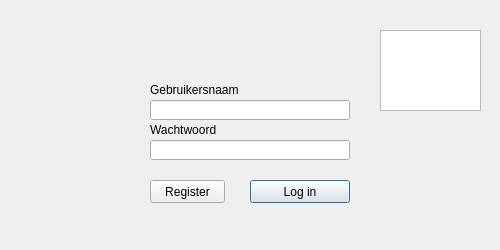
<?xml version="1.0" encoding="UTF-8"?>
<ui version="4.0">
 <class>loginWindow</class>
 <widget class="QDialog" name="loginWindow">
  <property name="geometry">
   <rect>
    <x>0</x>
    <y>0</y>
    <width>500</width>
    <height>250</height>
   </rect>
  </property>
  <property name="windowTitle">
   <string>Account</string>
  </property>
  <widget class="QLineEdit" name="lineEdit_username">
   <property name="geometry">
    <rect>
     <x>150</x>
     <y>100</y>
     <width>200</width>
     <height>20</height>
    </rect>
   </property>
  </widget>
  <widget class="QLineEdit" name="lineEdit_password">
   <property name="geometry">
    <rect>
     <x>150</x>
     <y>140</y>
     <width>200</width>
     <height>20</height>
    </rect>
   </property>
   <property name="inputMethodHints">
    <set>Qt::ImhHiddenText|Qt::ImhNoAutoUppercase|Qt::ImhNoPredictiveText|Qt::ImhSensitiveData</set>
   </property>
   <property name="inputMask">
    <string/>
   </property>
   <property name="text">
    <string/>
   </property>
   <property name="echoMode">
    <enum>QLineEdit::Password</enum>
   </property>
  </widget>
  <widget class="QPushButton" name="pushButton_login">
   <property name="geometry">
    <rect>
     <x>250</x>
     <y>180</y>
     <width>100</width>
     <height>23</height>
    </rect>
   </property>
   <property name="text">
    <string>Log in</string>
   </property>
  </widget>
  <widget class="QPushButton" name="pushButton_register">
   <property name="geometry">
    <rect>
     <x>150</x>
     <y>180</y>
     <width>75</width>
     <height>23</height>
    </rect>
   </property>
   <property name="text">
    <string>Register</string>
   </property>
  </widget>
  <widget class="QLabel" name="label_username">
   <property name="geometry">
    <rect>
     <x>150</x>
     <y>80</y>
     <width>100</width>
     <height>20</height>
    </rect>
   </property>
   <property name="text">
    <string>Gebruikersnaam</string>
   </property>
  </widget>
  <widget class="QLabel" name="label_password">
   <property name="geometry">
    <rect>
     <x>150</x>
     <y>120</y>
     <width>100</width>
     <height>20</height>
    </rect>
   </property>
   <property name="text">
    <string>Wachtwoord</string>
   </property>
  </widget>
  <widget class="QTextBrowser" name="textBrowser">
   <property name="geometry">
    <rect>
     <x>380</x>
     <y>30</y>
     <width>101</width>
     <height>81</height>
    </rect>
   </property>
  </widget>
 </widget>
 <resources/>
 <connections/>
</ui>
